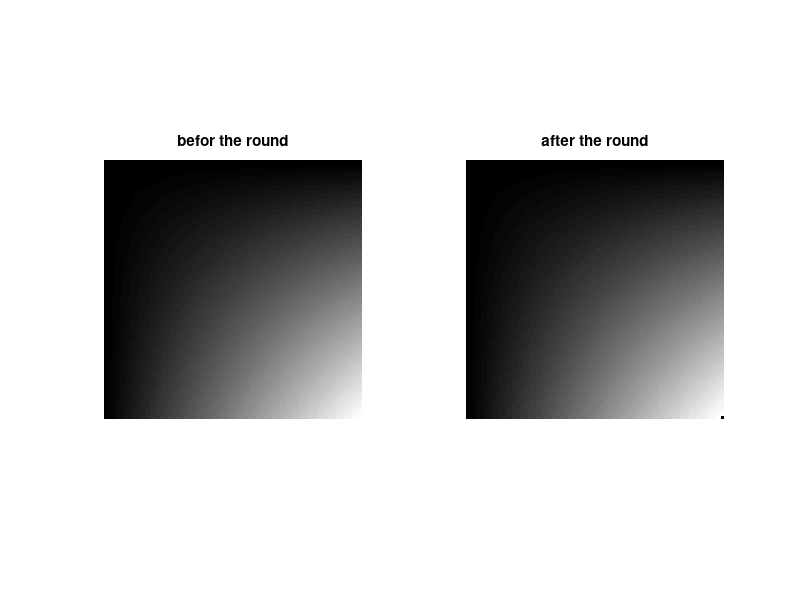

Here is the MATLAB script that generated this plot:
clear;
clc;
close all;

pkg load communications

v1 = linspace(0,1,100);
v2 = linspace(0,1,100);
v3 = v1'*v2;
v4 = zeros(100);

x = round(v3.*2^19);
b = de2bi(x, 19, 2, 'left-msb');
d = bi2de(b(:,1:8), 2, 'left-msb');
v4 = reshape(d/2^8,[100,100]);

figure();
subplot(1,2,1);
imshow(v3,[]);
title('befor the round');
subplot(1,2,2);
imshow(v4,[]);
title('after the round');
